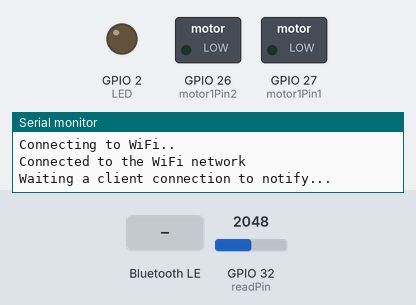
Bench run of a sketch on a simulated ESP32. Shown: switched loads named in the sketch (green lamp = pin HIGH), output pins drawn as LEDs (lit = HIGH), the last lines printed to the serial monitor. Dashed ring = blinking. Inputs (shaded band) come from the test bench; at power-on: GPIO 32 (readPin) = 2048. WiFi joins after 1.5 s; servers stay silent unless stated; uploads are accepted with an empty reply; nothing arrives over Bluetooth unless stated; a phone connects over Bluetooth LE 3 s after start.

Above: at 7.2 s.
7.3 s: Bluetooth LE write "true" received
At 8.0 s:
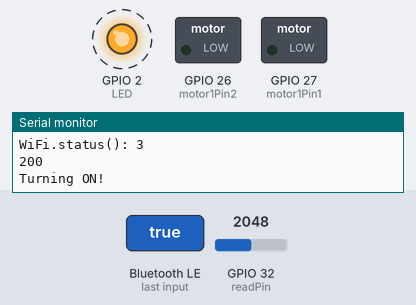
8.8 s: Bluetooth LE write "1" received
11.0 s: Bluetooth LE write "0" received
Timing chart, 0 to 15.5 s (numbered marks = the images above; inputs shaded):
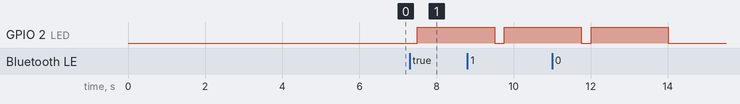

Measured:
- after the input at 7.3 s, GPIO 2 (LED): LOW → HIGH after 0.20 s

The sketch:

padlock.ino
```cpp
/*
    Video: https://www.youtube.com/watch?v=oCMOYS71NIU
    Based on Neil Kolban example for IDF: https://github.com/nkolban/esp32-snippets/blob/master/cpp_utils/tests/BLE%20Tests/SampleNotify.cpp
    Ported to Arduino ESP32 by Evandro Copercini

   Create a BLE server that, once we receive a connection, will send periodic notifications.
   The service advertises itself as: 86225306-0968-11ea-8d71-362b9e155667
   Has a characteristic of: 6E400002-B5A3-F393-E0A9-E50E24DCCA9E - used for receiving data with "WRITE"
   Has a characteristic of: 6E400003-B5A3-F393-E0A9-E50E24DCCA9E - used to send data with  "NOTIFY"

   The design of creating the BLE server is:
   1. Create a BLE Server
   2. Create a BLE Service
   3. Create a BLE Characteristic on the Service
   4. Create a BLE Descriptor on the characteristic
   5. Start the service.
   6. Start advertising.

   In this example rxValue is the data received (only accessible inside that function).
   And txValue is the data to be sent, in this example just a byte incremented every second.
*/
#include <BLEDevice.h>
#include <BLEServer.h>
#include <BLEUtils.h>
#include <BLE2902.h>
#include <WiFi.h>
#include <HTTPClient.h>

const char* ssid = "RafaelArthur";
const char* password =  "meupia03";
//const char* ssid = "iPhone";
//const char* password =  "senhavila1";

// Motor A
int motor1Pin1 = 27;
int motor1Pin2 = 26;

BLECharacteristic *pCharacteristic;
bool deviceConnected = false;
float txValue = 0;
const int readPin = 32; // Use GPIO number. See ESP32 board pinouts
const int LED = 2; // Could be different depending on the dev board. I used the DOIT ESP32 dev board.

//std::string rxValue; // Could also make this a global var to access it in loop()

// See the following for generating UUIDs:
// https://www.uuidgenerator.net/

#define SERVICE_UUID           "86225306-0968-11ea-8d71-362b9e155667" // UART service UUID
#define CHARACTERISTIC_UUID_RX "6E400002-B5A3-F393-E0A9-E50E24DCCA9E"
#define CHARACTERISTIC_UUID_TX "6E400003-B5A3-F393-E0A9-E50E24DCCA9E"

class MyServerCallbacks: public BLEServerCallbacks {
    void onConnect(BLEServer* pServer) {
      deviceConnected = true;
    };

    void onDisconnect(BLEServer* pServer) {
      deviceConnected = false;
    }
};

class MyCallbacks: public BLECharacteristicCallbacks {
    void onWrite(BLECharacteristic *pCharacteristic) {
      std::string rxValue = pCharacteristic->getValue();

      if (rxValue.length() > 0) {
        Serial.println("*********");
        Serial.print("Received Value: ");
        for (int i = 0; i < rxValue.length(); i++) {
          Serial.print(rxValue[i]);
        }
        Serial.print("Dados recebidos: ");
        Serial.println(rxValue.data());

        Serial.print("WiFi.status(): ");
        Serial.println(WiFi.status());
        if(WiFi.status()== WL_CONNECTED){
         // Do stuff based on the command received from the app
             HTTPClient http;

             http.begin("http://192.168.1.15:8080/acesso/pessoa");  //Specify destination for HTTP request
             http.addHeader("Content-Type", "application/json");             //Specify content-type header

             int httpResponseCode = http.POST(rxValue.data());   //Send the actual POST request

             if(httpResponseCode>0){

              String response = http.getString();                       //Get the response to the request

              Serial.println(httpResponseCode);   //Print return code
              Serial.println(response);           //Print request answer
              if(response.equals("true")){
                // Acionar o motor
                Serial.print("Acionando o motor!");

                Serial.print("Abrindo!");
                  digitalWrite(motor1Pin1, LOW);
                  digitalWrite(motor1Pin2, HIGH);
                  delay(2000);

                Serial.print("Fechando!");
                  digitalWrite(motor1Pin1, HIGH);
                  digitalWrite(motor1Pin2, LOW);
                  delay(2000);

                Serial.print("Fechada!");
                  digitalWrite(motor1Pin1, LOW);
                  digitalWrite(motor1Pin2, LOW);
              }else{
                Serial.println("Turning ON!");
                digitalWrite(LED, HIGH);

                delay(2000);

                Serial.println("Turning OFF!");
                digitalWrite(LED, LOW);
              }

             }else{

              Serial.print("Error on sending POST: ");
              Serial.println(httpResponseCode);

              Serial.println("Turning ON!");
              digitalWrite(LED, HIGH);

              delay(2000);

              Serial.println("Turning OFF!");
              digitalWrite(LED, LOW);

             }

             http.end();  //Free resources
        }
 // Teste para verificar a conexão, acender e apagar LED
/*        if (rxValue.find("A") != -1) {
          Serial.print("Turning ON!");
          digitalWrite(LED, HIGH);
        }
        else if (rxValue.find("B") != -1) {
          Serial.print("Turning OFF!");
          digitalWrite(LED, LOW);
        }
*/
        Serial.println();
        Serial.println("*********");
      }
    }
};

void setup() {
  // sets the pins as outputs:
  pinMode(motor1Pin1, OUTPUT);
  pinMode(motor1Pin2, OUTPUT);

  Serial.begin(115200);
  delay(4000);   //Delay needed before calling the WiFi.begin

  WiFi.begin(ssid, password);

  while (WiFi.status() != WL_CONNECTED) { //Check for the connection
    delay(1000);
    Serial.println("Connecting to WiFi..");
  }

  Serial.println("Connected to the WiFi network");

  pinMode(LED, OUTPUT);

  // Create the BLE Device
  BLEDevice::init("ESP32 UART Test"); // Give it a name

  // Create the BLE Server
  BLEServer *pServer = BLEDevice::createServer();
  pServer->setCallbacks(new MyServerCallbacks());

  // Create the BLE Service
  BLEService *pService = pServer->createService(SERVICE_UUID);

  // Create a BLE Characteristic
  pCharacteristic = pService->createCharacteristic(
                      CHARACTERISTIC_UUID_TX,
                      BLECharacteristic::PROPERTY_NOTIFY
                    );

  pCharacteristic->addDescriptor(new BLE2902());

  BLECharacteristic *pCharacteristic = pService->createCharacteristic(
                                         CHARACTERISTIC_UUID_RX,
                                         BLECharacteristic::PROPERTY_WRITE
                                       );

  pCharacteristic->setCallbacks(new MyCallbacks());

  // Start the service
  pService->start();

  // Start advertising
  pServer->getAdvertising()->start();
  Serial.println("Waiting a client connection to notify...");
}

void loop() {
  if (deviceConnected) {
    // Fabricate some arbitrary junk for now...
    txValue = analogRead(readPin) / 3.456; // This could be an actual sensor reading!

    // Let's convert the value to a char array:
    char txString[8]; // make sure this is big enuffz
    dtostrf(txValue, 1, 2, txString); // float_val, min_width, digits_after_decimal, char_buffer

//    pCharacteristic->setValue(&txValue, 1); // To send the integer value
//    pCharacteristic->setValue("Hello!"); // Sending a test message
    pCharacteristic->setValue(txString);

    pCharacteristic->notify(); // Send the value to the app!
    Serial.print("*** Sent Value: ");
    Serial.print(txString);
    Serial.println(" ***");

    // You can add the rxValue checks down here instead
    // if you set "rxValue" as a global var at the top!
    // Note you will have to delete "std::string" declaration
    // of "rxValue" in the callback function.
//    if (rxValue.find("A") != -1) {
//      Serial.println("Turning ON!");
//      digitalWrite(LED, HIGH);
//    }
//    else if (rxValue.find("B") != -1) {
//      Serial.println("Turning OFF!");
//      digitalWrite(LED, LOW);
//    }
  }
  delay(1000);
}
```
